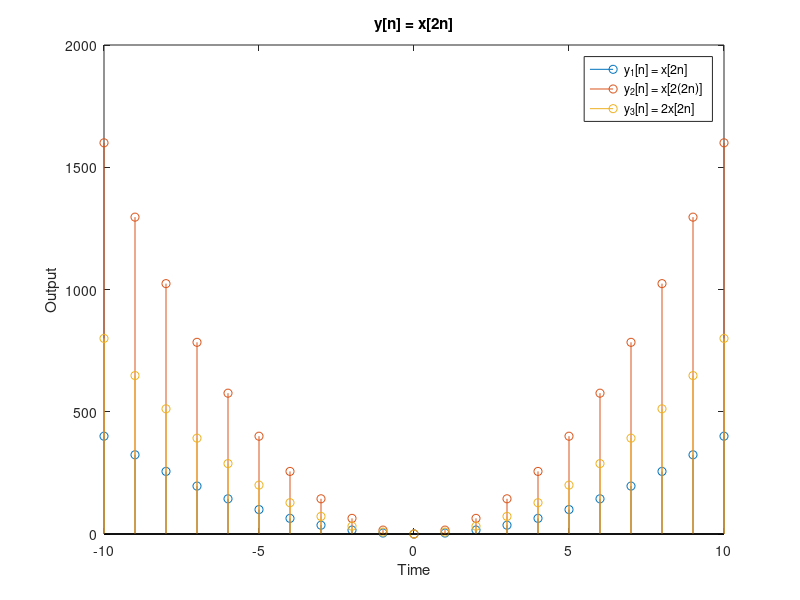

Recreate this plot in MATLAB.
% define scope
l = 10;

%1.4 advanced problem g
%linearity
n = [-l:l];

% define x[n] = n^2
x1 = 4 * n.^2; % x[2n] = (2n)^2 = 4n^2
x2 = 16 * n.^2; % x[2(2n)] = (4n)^2 = 16n^2
x3 = 8 * n.^2 % 2x[2n] = 8n^2

stem(n, x1);
hold on
stem(n, x2);
hold on
stem(n, x3)

title('y[n] = x[2n]');
xlabel('Time');
ylabel('Output');
legend('y_1[n] = x[2n]', ...
    'y_2[n] = x[2(2n)]', ...
    'y_3[n] = 2x[2n]')
